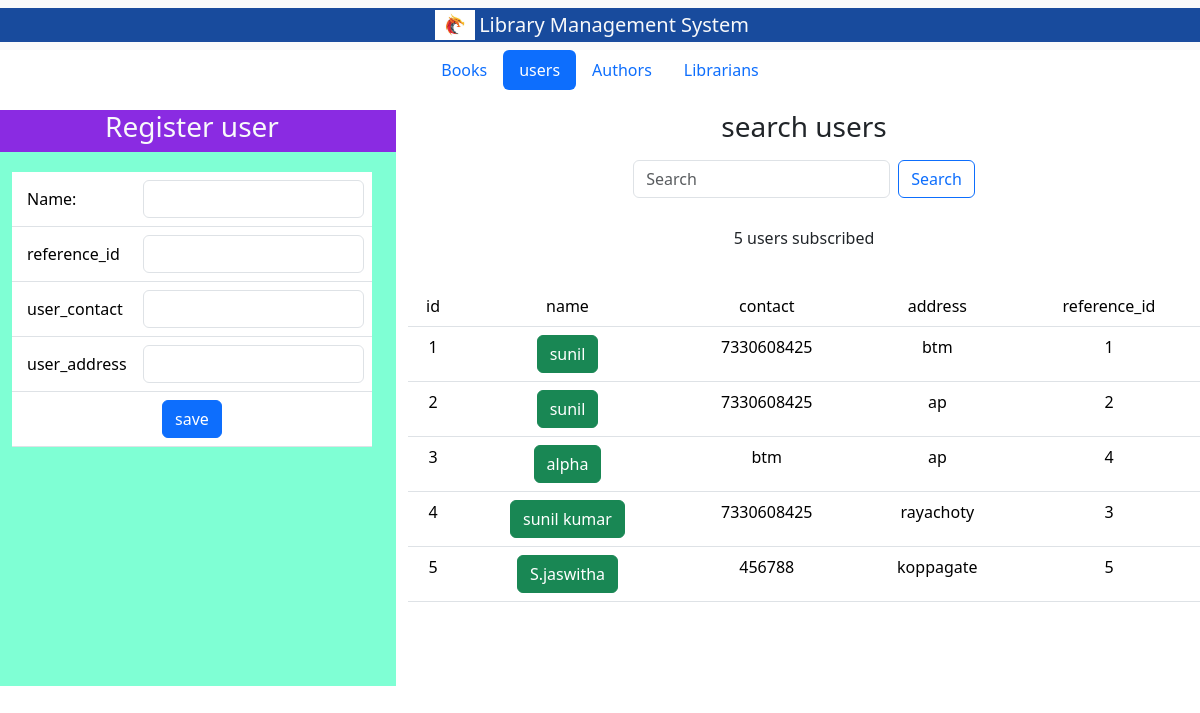
Screenshot of /Users/ with the database file from the repository.
### library/models.py (models this page shows, shortened)
class User(models.Model):
    reference_id = models.CharField(max_length=200 ,default=None)
    user_name = models.CharField(max_length=200 ,default=None)
    user_contact = models.CharField(max_length=200 ,default=None)
    user_address = models.TextField(default=None)
    active=models.BooleanField(default=True)

### library/views.py (the view)
# urls.py: path("Users/", views.user_tab, name="users"),
def user_tab(request):
    if request.method == 'GET':
        users=User.objects.all()
        return render(request, 'users.html',context={'current_tab':'Users' ,'users':users})
    else:
        query=request.POST.get('query')
        users = User.objects.filter(user_name__icontains=query)
        return render(request, 'users.html',context={'current_tab':'Users' ,'users':users})

### templates/users.html (shortened to what this page needs)
{%extends "index.html"%}
{%load static%}
{% block content %}
<div class="container-flex text-center justify-content-center align-items-center" >
    <div class="row justify-content-center align-middle" style="margin-top: 20px;">
        <div class="col-md-4 text-light" style=" background-color: blueviolet;">
            <h3>Register user</h3>
        </div>
        <div class="col-md-8 ">
            <h3>search users</h3>
        </div>
    </div>
    <div class="row">
        <div class="col-md-4" style="background: aquamarine;">
            <div class="container" >
                <form action="/Users/add/" method="post" class="d-flex">
                 <table class="table" style="margin-top: 20px;">
                    <tr>
                        <td style="text-align: left; vertical-align: middle; padding-left: 15px;">Name:</td>
                        <td><input type="text" class="form-control" name="user_name"></td>
                    </tr>
                    <tr>
                        <td style="text-align: left; vertical-align: middle; padding-left: 15px;">reference_id</td>
                        <td><input type="text" class="form-control" name="reference_id"></td>
                    </tr>
                    <tr>
                        <td style="text-align: left; vertical-align: middle; padding-left: 15px;">user_contact</td>
                        <td><input type="text" class="form-control" name="user_contact"></td>
                    </tr>
                    <tr>
                        <td style="text-align: left; vertical-align: middle; padding-left: 15px;">user_address</td>
                        <td><input type="textarea" class="form-control" name="user_address"></td>
                    </tr>
                    <tr>
                        <td colspan="2">
                           <button class="btn btn-primary" type="submit">save</button>
                        </td>
                    </tr>
                 </table>
                </form>
            </div>
        </div>
        <div class="col-md-8">
            <nav class="navbar bg-body-light">
                <div class="container-fluid justify-content-center align-items-center">
                    <form class="d-flex" role="search"action="/Users/" method="post">
                        <input class="form-control me-2" type="search" placeholder="Search" aria-label="Search" name="query" value="{{query}}">
                        <button class="btn btn-outline-primary" type="submit">Search</button>
                    </form>
                </div>
            </nav>
            <div class="row" style="margin-top: 20px;">
                <p>{{users|length}} users subscribed</p>
            </div>
            <div class="row" style="margin-top: 20px;">
                <div class="container" style="overflow-y: auto; height: 400px;">
                    <table class="table table-hover">
                       <thead>
                           <tr>
                                <td>id</td>
                                <td>name</td>
                                <td>contact</td>
                                <td>address</td>
                                <td>reference_id</td>
                           </tr>
                       </thead>
                       <tbody>
                           {% for user in users%}
                             <tr>
                                <td>{{user.id}}</td>
                                <td>
                                    {%if user.active%}
                                      <span class="btn btn-success">{{user.user_name}}</span>
                                    {%else%}
                                      <span class="btn btn-secondary">{{user.user_name}}</span>
                                    {%endif%}
                                </td>
                                <td>{{user.user_contact}}</td>
                                <td>{{user.user_address}}</td>
                                <td>{{user.reference_id}}</td>
                             </tr>
                           {%endfor%}
                       </tbody>
                    </table>
                </div>
            </div>
        </div>
    </div>
</div>
{% endblock content %}

### templates/index.html (shortened to what this page needs)
<!doctype html>
{%load static%}
<html lang="en">
  <head>
    <link href="https://cdn.jsdelivr.net/npm/bootstrap@5.3.3/dist/css/bootstrap.min.css" rel="stylesheet">
  </head>
  <body>
    <nav class="navbar bg-body-tertiary">
      <div class="container-fluid justify-content-center align-items-center" style="background-color: rgb(24, 75, 157);">
        <img src="{%static 'Assets/logo.jpeg' %}" alt="error" height="30">&nbsp;
        <span class="navbar-brand mb-0 h1 text-light ">Library Management System</span>
      </div>
    </nav>
    <div class="container-fluid">
      <ul class="nav nav-pills justify-content-center">
        <li class="nav-item">
          {% if current_tab == 'Books'%}
             <a class="nav-link active" aria-current="page" href="/Books">Books</a>
          {% else %}
             <a class="nav-link " aria-current="page" href="/Books">Books</a>
          {%endif%}
        </li>
        <li class="nav-item">
          {% if current_tab == 'Users'%}
             <a class="nav-link active" aria-current="page" href="/Users">users</a>
          {% else %}
             <a class="nav-link " aria-current="page" href="/Users">users</a>
          {%endif%}
        </li>
        <li class="nav-item">
          {% if current_tab == 'Authors'%}
             <a class="nav-link active" aria-current="page" href="/Authors">Authors</a>
          {% else %}
             <a class="nav-link " aria-current="page" href="/Authors">Authors</a>
          {%endif%}
        </li>
        <li class="nav-item">
          {% if current_tab == 'Librarians'%}
             <a class="nav-link active" aria-current="page" href="/Librarians">Librarians</a>
          {% else %}
             <a class="nav-link " aria-current="page" href="/Librarians">Librarians</a>
          {%endif%}
        </li>
      </ul>
    </div>
    {% block content %}{% endblock content %}
  </body>
</html>

### rows the page displays
User: id "1", user_name "sunil", user_contact "7330608425", user_address "btm", reference_id "1"
User: id "2", user_name "sunil", user_contact "7330608425", user_address "ap", reference_id "2"
User: id "3", user_name "alpha", user_contact "btm", user_address "ap", reference_id "4"
User: id "4", user_name "sunil kumar", user_contact "7330608425", user_address "rayachoty", reference_id "3"
User: id "5", user_name "S.jaswitha", user_contact "456788", user_address "koppagate", reference_id "5"

### other values shown
{{ users|length }} "5"
